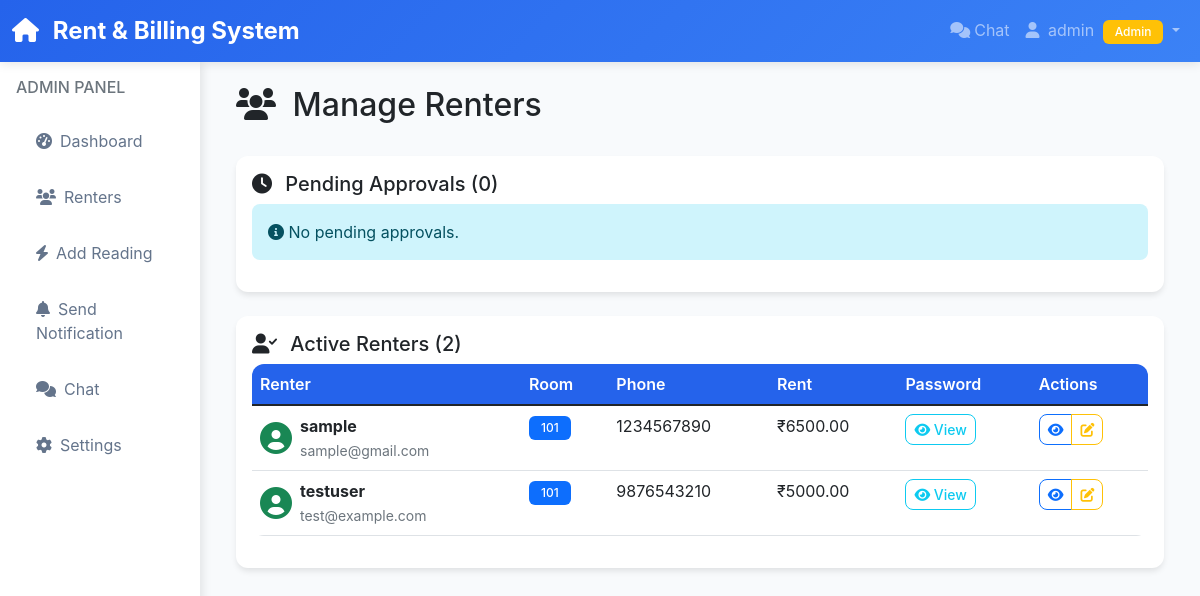
Screenshot of /admin/renters (signed in) with the database file from the repository.
### models.py (models this page shows, shortened)
class User(UserMixin, db.Model):
    id = db.Column(db.Integer, primary_key=True)
    username = db.Column(db.String(80), unique=True, nullable=False)
    email = db.Column(db.String(120), unique=True, nullable=False)
    password_hash = db.Column(db.String(255), nullable=False)
    password_plain = db.Column(db.String(255), nullable=True)  # For admin override
    is_admin = db.Column(db.Boolean, default=False)
    is_active = db.Column(db.Boolean, default=True)
    is_approved = db.Column(db.Boolean, default=False)  # Admin approval required
    date_created = db.Column(db.DateTime, default=datetime.utcnow)
    rent_amount = db.Column(db.Numeric(10, 2), default=0.0)
    room_number = db.Column(db.String(20), nullable=True)
    phone = db.Column(db.String(20), nullable=True)
    meter_readings = db.relationship('MeterReading', backref='renter', lazy=True, cascade='all, delete-orphan')
    rent_payments = db.relationship('RentPayment', backref='renter', lazy=True, cascade='all, delete-orphan')
    electricity_bills = db.relationship('ElectricityBill', foreign_keys='ElectricityBill.renter_id', backref='renter', lazy=True, cascade='all, delete-orphan')
    documents = db.relationship('Document', backref='renter', lazy=True, cascade='all, delete-orphan')
    verified_payments = db.relationship('ElectricityBill', foreign_keys='ElectricityBill.verified_by', backref='verifier', lazy=True)

### app.py (the view)
@app.route('/admin/renters')
@login_required
def admin_renters():
    if not current_user.is_admin:
        return redirect(url_for('renter_dashboard'))
    active_renters = User.query.filter_by(is_admin=False, is_active=True, is_approved=True).all()
    inactive_renters = User.query.filter_by(is_admin=False, is_active=False).all()
    pending_renters = User.query.filter_by(is_admin=False, is_approved=False).all()
    return render_template('admin_renters.html',
                         active_renters=active_renters,
                         inactive_renters=inactive_renters,
                         pending_renters=pending_renters)

### app.py (called while the page is built)
@login_manager.user_loader
def load_user(user_id):
    return User.query.get(int(user_id))

### templates/admin_renters.html (shortened to what this page needs)
{% extends "base.html" %}
{% block content %}
<div class="d-flex justify-content-between align-items-center mb-4">
    <h2>
        <i class="fas fa-users me-2"></i>
        Manage Renters
    </h2>
</div>
<div class="card mb-4">
    <div class="card-body">
        <h5 class="card-title">
            <i class="fas fa-clock me-2"></i>
            Pending Approvals ({{ pending_renters|length }})
        </h5>
        {% if pending_renters %}
        <div class="table-responsive">
            <table class="table">
                <thead>
                    <tr>
                        <th>Renter</th>
                        <th>Room</th>
                        <th>Phone</th>
                        <th>Registered</th>
                        <th>Actions</th>
                    </tr>
                </thead>
                <tbody>
                    {% for renter in pending_renters %}
                    <tr>
                        <td>
                            <div class="d-flex align-items-center">
                                <i class="fas fa-user-clock fa-2x text-warning me-2"></i>
                                <div>
                                    <div class="fw-bold">{{ renter.username }}</div>
                                    <small class="text-muted">{{ renter.email }}</small>
                                </div>
                            </div>
                        </td>
                        <td>
                            <span class="badge bg-warning">{{ renter.room_number }}</span>
                        </td>
                        <td>{{ renter.phone }}</td>
                        <td>{{ renter.date_created.strftime('%d %b %Y') }}</td>
                        <td>
                            <a href="{{ url_for('approve_renter', renter_id=renter.id) }}"
                               class="btn btn-success btn-sm me-2">
                                <i class="fas fa-check"></i> Approve
                            </a>
                            <a href="{{ url_for('reject_renter', renter_id=renter.id) }}"
                               class="btn btn-danger btn-sm"
                               onclick="return confirm('Are you sure you want to reject this renter?')">
                                <i class="fas fa-times"></i> Reject
                            </a>
                        </td>
                    </tr>
                    {% endfor %}
                </tbody>
            </table>
        </div>
        {% else %}
        <div class="alert alert-info">
            <i class="fas fa-info-circle"></i> No pending approvals.
        </div>
        {% endif %}
    </div>
</div>
<div class="card mb-4">
    <div class="card-body">
        <h5 class="card-title">
            <i class="fas fa-user-check me-2"></i>
            Active Renters ({{ active_renters|length }})
        </h5>
        <div class="table-responsive">
            <table class="table">
                <thead>
                    <tr>
                        <th>Renter</th>
                        <th>Room</th>
                        <th>Phone</th>
                        <th>Rent</th>
                        <th>Password</th>
                        <th>Actions</th>
                    </tr>
                </thead>
                <tbody>
                    {% for renter in active_renters %}
                    <tr>
                        <td>
                            <div class="d-flex align-items-center">
                                <i class="fas fa-user-circle fa-2x text-success me-2"></i>
                                <div>
                                    <div class="fw-bold">{{ renter.username }}</div>
                                    <small class="text-muted">{{ renter.email }}</small>
                                </div>
                            </div>
                        </td>
                        <td>
                            <span class="badge bg-primary">{{ renter.room_number }}</span>
                        </td>
                        <td>{{ renter.phone }}</td>
                        <td>₹{{ "%.2f"|format(renter.rent_amount) }}</td>
                        <td>
                            <button class="btn btn-sm btn-outline-info"
                                    onclick="showPassword('{{ renter.password_plain }}')">
                                <i class="fas fa-eye"></i> View
                            </button>
                        </td>
                        <td>
                            <div class="btn-group" role="group">
                                <a href="{{ url_for('view_renter', renter_id=renter.id) }}"
                                   class="btn btn-sm btn-outline-primary"
                                   title="View Details">
                                    <i class="fas fa-eye"></i>
                                </a>
                                <a href="{{ url_for('edit_renter', renter_id=renter.id) }}"
                                   class="btn btn-sm btn-outline-warning"
                                   title="Edit">
                                    <i class="fas fa-edit"></i>
                                </a>
                            </div>
                        </td>
                    </tr>
                    {% endfor %}
                </tbody>
            </table>
        </div>
    </div>
</div>
{% endblock %}

### templates/base.html (shortened to what this page needs)
<!DOCTYPE html>
<html lang="en">
<head>
    <link href="https://cdn.jsdelivr.net/npm/bootstrap@5.1.3/dist/css/bootstrap.min.css" rel="stylesheet">
    <link href="https://cdnjs.cloudflare.com/ajax/libs/font-awesome/6.0.0/css/all.min.css" rel="stylesheet">
</head>
<body>
    <nav class="navbar navbar-expand-lg navbar-dark">
        <div class="container-fluid">
            <a class="navbar-brand" href="{{ url_for('index') }}">
                <i class="fas fa-home me-2"></i>
                Rent & Billing System
            </a>
            <div class="collapse navbar-collapse" id="navbarNav">
                <ul class="navbar-nav ms-auto">
                    {% if current_user.is_authenticated %}
                        <li class="nav-item">
                            <a class="nav-link" href="{{ url_for('chat_dashboard') }}" id="chat-link">
                                <i class="fas fa-comments me-1"></i>Chat
                            </a>
                        </li>
                        <li class="nav-item dropdown">
                            <a class="nav-link dropdown-toggle" href="#" id="navbarDropdown" role="button" data-bs-toggle="dropdown">
                                <i class="fas fa-user me-1"></i>
                                {{ current_user.username }}
                                {% if current_user.is_admin %}
                                    <span class="badge bg-warning ms-1">Admin</span>
                                {% endif %}
                            </a>
                        </li>
                    {% endif %}
                </ul>
            </div>
        </div>
    </nav>
    <div class="container-fluid">
        <div class="row">
            {% if current_user.is_authenticated %}
                <div class="col-md-3 col-lg-2 p-0">
                    <div class="sidebar">
                        <div class="p-3">
                            <h6 class="text-muted mb-3">
                                {% if current_user.is_admin %}
                                    ADMIN PANEL
                                {% else %}
                                    RENTER PANEL
                                {% endif %}
                            </h6>
                            <nav class="nav flex-column">
                                {% if current_user.is_admin %}
                                    <a class="nav-link" href="{{ url_for('admin_dashboard') }}">
                                        <i class="fas fa-tachometer-alt me-2"></i>Dashboard
                                    </a>
                                    <a class="nav-link" href="{{ url_for('admin_renters') }}">
                                        <i class="fas fa-users me-2"></i>Renters
                                    </a>
                                    <a class="nav-link" href="{{ url_for('add_meter_reading') }}">
                                        <i class="fas fa-bolt me-2"></i>Add Reading
                                    </a>
                                    <a class="nav-link" href="{{ url_for('send_notification') }}">
                                        <i class="fas fa-bell me-2"></i>Send Notification
                                    </a>
                                    <a class="nav-link" href="{{ url_for('chat_dashboard') }}">
                                        <i class="fas fa-comments me-2"></i>Chat
                                    </a>
                                    <a class="nav-link" href="{{ url_for('admin_settings') }}">
                                        <i class="fas fa-cog me-2"></i>Settings
                                    </a>
                                {% endif %}
                            </nav>
                        </div>
                    </div>
                </div>
                <div class="col-md-9 col-lg-10">
            {% else %}
                <div class="col-12">
            {% endif %}
                    <div class="main-content p-4">
                        {% block content %}{% endblock %}
                    </div>
                </div>
        </div>
    </div>
</body>
</html>

### templates/base.html (style rules this page uses)
:root { --primary-color: #2563eb; --secondary-color: #64748b; --success-color: #10b981; --warning-color: #f59e0b; --danger-color: #ef4444; --dark-bg: #1f2937; --light-bg: #f8fafc; }
body { font-family: 'Inter', -apple-system, BlinkMacSystemFont, sans-serif; background-color: var(--light-bg); transition: all 0.3s ease; }
.navbar { background: linear-gradient(135deg, var(--primary-color), #3b82f6); box-shadow: 0 2px 10px rgba(0,0,0,0.1); }
.navbar-brand { font-weight: 700; font-size: 1.5rem; }
.card { border: none; border-radius: 12px; box-shadow: 0 4px 6px -1px rgba(0, 0, 0, 0.1); transition: all 0.3s ease; }
.btn { border-radius: 8px; font-weight: 500; transition: all 0.3s ease; }
.alert { border: none; border-radius: 8px; margin-bottom: 1rem; }
.sidebar { background: white; min-height: calc(100vh - 76px); box-shadow: 2px 0 10px rgba(0,0,0,0.1); }
.sidebar .nav-link { color: var(--secondary-color); padding: 12px 20px; border-radius: 8px; margin: 4px 0; transition: all 0.3s ease; }
.table { border-radius: 12px; overflow: hidden; }
.table th { background: var(--primary-color); color: white; font-weight: 600; border: none; }
.badge { font-weight: 500; padding: 6px 12px; border-radius: 6px; }

### rows the page displays
User: username "admin"
User: username "sample", email "sample@gmail.com", room_number "101", phone "1234567890", rent_amount "6500.00"
User: username "testuser", email "test@example.com", room_number "101", phone "9876543210", rent_amount "5000.00"

### other values shown
{{ pending_renters|length }} "0"
{{ active_renters|length }} "2"
